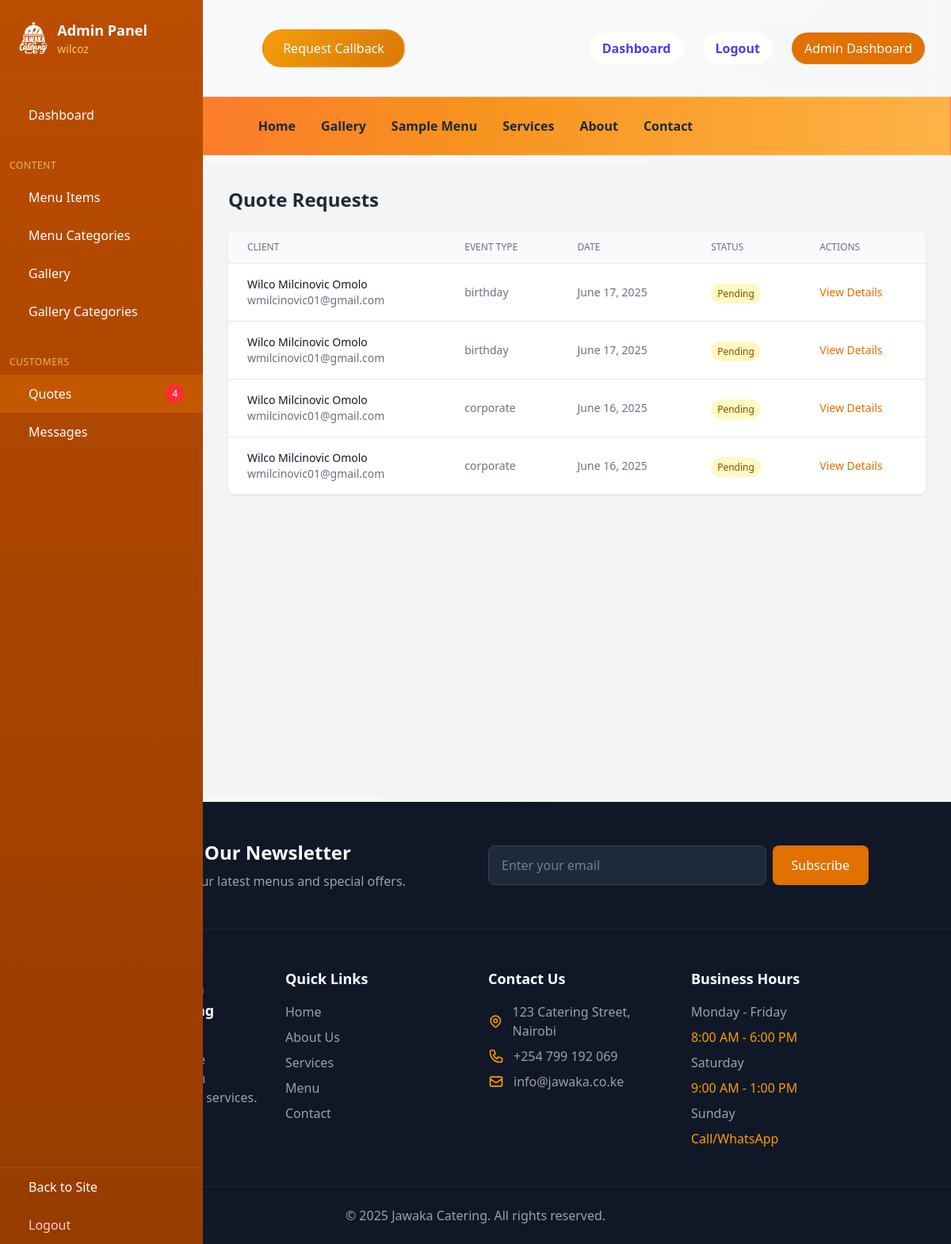
Screenshot of /custom-admin/quotes/ (signed in) with the database file from the repository.
### japp/models.py (models this page shows, shortened)
class QuoteRequest(models.Model):
    STATUS_CHOICES = [
        ('pending', 'Pending'),
        ('in_review', 'In Review'),
        ('quoted', 'Quoted'),
        ('accepted', 'Accepted'),
        ('declined', 'Declined')
    ]
    EVENT_TYPE_CHOICES = [
        ('wedding', 'Wedding'),
        ('corporate', 'Corporate Event'),
        ('birthday', 'Birthday Party'),
        ('private', 'Private Party'),
        ('other', 'Other')
    ]
    name = models.CharField(max_length=100)
    email = models.EmailField()
    phone = models.CharField(max_length=15)
    event_type = models.CharField(max_length=20, choices=EVENT_TYPE_CHOICES)
    event_date = models.DateField()
    event_time = models.TimeField()
    guest_count = models.IntegerField()
    venue = models.CharField(max_length=200)
    dietary_restrictions = models.TextField(blank=True)
    preferred_menu_items = models.TextField(blank=True)
    special_requests = models.TextField(blank=True)
    budget_range = models.CharField(max_length=50)
    status = models.CharField(max_length=20, choices=STATUS_CHOICES, default='pending')
    created_at = models.DateTimeField(auto_now_add=True)
    updated_at = models.DateTimeField(auto_now=True)
    user = models.ForeignKey(User, on_delete=models.SET_NULL, null=True, blank=True)
    class Meta:
        ordering = ['-created_at']

### japp/views.py (the view)
# urls.py: path('custom-admin/quotes/', views.admin_quotes, name='admin_quotes'),
@staff_member_required
def admin_quotes(request):
    quotes = QuoteRequest.objects.all().order_by('-created_at')
    context = {
        'active_tab': 'quotes',
        'quotes': quotes,
        'pending_quotes_count': quotes.filter(status='pending').count()
    }
    return render(request, 'japp/admin/quotes.html', context)

### japp/templates/japp/admin/quotes.html
{% extends 'base.html' %}
{% load static %}
{% block content %}
<div class="min-h-screen bg-gray-100">
    {% include 'japp/admin/includes/sidebar.html' with active_tab='quotes' %}
    <div class="ml-64 p-8">
        <h1 class="text-2xl font-bold text-gray-800 mb-6">Quote Requests</h1>
        <div class="bg-white rounded-lg shadow-sm overflow-hidden">
            <div class="overflow-x-auto">
                <table class="min-w-full divide-y divide-gray-200">
                    <thead class="bg-gray-50">
                        <tr>
                            <th class="px-6 py-3 text-left text-xs font-medium text-gray-500 uppercase">Client</th>
                            <th class="px-6 py-3 text-left text-xs font-medium text-gray-500 uppercase">Event Type</th>
                            <th class="px-6 py-3 text-left text-xs font-medium text-gray-500 uppercase">Date</th>
                            <th class="px-6 py-3 text-left text-xs font-medium text-gray-500 uppercase">Status</th>
                            <th class="px-6 py-3 text-left text-xs font-medium text-gray-500 uppercase">Actions</th>
                        </tr>
                    </thead>
                    <tbody class="bg-white divide-y divide-gray-200">
                        {% for quote in quotes %}
                            <tr>
                                <td class="px-6 py-4 whitespace-nowrap">
                                    <div class="text-sm font-medium text-gray-900">{{ quote.name }}</div>
                                    <div class="text-sm text-gray-500">{{ quote.email }}</div>
                                </td>
                                <td class="px-6 py-4 whitespace-nowrap text-sm text-gray-500">
                                    {{ quote.event_type }}
                                </td>
                                <td class="px-6 py-4 whitespace-nowrap text-sm text-gray-500">
                                    {{ quote.event_date }}
                                </td>
                                <td class="px-6 py-4 whitespace-nowrap">
                                    <span class="px-2 py-1 text-xs rounded-full
                                        {% if quote.status == 'pending' %}bg-yellow-100 text-yellow-800
                                        {% elif quote.status == 'reviewed' %}bg-blue-100 text-blue-800
                                        {% elif quote.status == 'accepted' %}bg-green-100 text-green-800
                                        {% else %}bg-red-100 text-red-800{% endif %}">
                                        {{ quote.get_status_display }}
                                    </span>
                                </td>
                                <td class="px-6 py-4 whitespace-nowrap text-sm">
                                    <a href="{% url 'japp:admin_quote_detail' quote.id %}"
                                       class="text-amber-600 hover:text-amber-900">View Details</a>
                                </td>
                            </tr>
                        {% empty %}
                            <tr>
                                <td colspan="5" class="px-6 py-4 text-center text-gray-500">
                                    No quote requests found.
                                </td>
                            </tr>
                        {% endfor %}
                    </tbody>
                </table>
            </div>
        </div>
    </div>
</div>
{% endblock %}

### japp/templates/japp/admin/includes/sidebar.html (shortened to what this page needs)
{% load static %}
<div class="fixed inset-y-0 left-0 w-64 bg-gradient-to-b from-amber-700 to-amber-800 text-white z-30">
    <div class="p-6 border-b border-amber-600/30">
        <a href="{% url 'japp:home' %}" class="flex items-center space-x-3">
            <img src="{% static 'images/branding/logo.png' %}" alt="Jawaka Catering" class="h-10 w-auto brightness-0 invert">
            <div>
                <h2 class="text-lg font-bold">Admin Panel</h2>
                <p class="text-sm text-amber-200/80">{{ request.user.get_full_name|default:request.user.username }}</p>
            </div>
        </a>
    </div>
    <nav class="mt-6">
        <a href="{% url 'japp:admin_dashboard' %}"
           class="flex items-center px-6 py-3 hover:bg-amber-600/30 {% if active_tab == 'dashboard' %}bg-amber-600/40{% endif %} transition-colors duration-200">
            <span>Dashboard</span>
        </a>
        <div class="px-3 py-2 text-xs text-amber-200/70 uppercase tracking-wider mt-6 font-medium">Content</div>
        <a href="{% url 'japp:admin_menu' %}"
           class="flex items-center px-6 py-3 hover:bg-amber-600/30 {% if active_tab == 'menu' %}bg-amber-600/40{% endif %} transition-colors duration-200">
            <span>Menu Items</span>
        </a>
        <a href="{% url 'japp:admin_menu_categories' %}"
           class="flex items-center px-6 py-3 hover:bg-amber-600/30 {% if active_tab == 'menu_categories' %}bg-amber-600/40{% endif %} transition-colors duration-200">
            <span>Menu Categories</span>
        </a>
        <a href="{% url 'japp:admin_gallery' %}"
           class="flex items-center px-6 py-3 hover:bg-amber-600/30 {% if active_tab == 'gallery' %}bg-amber-600/40{% endif %} transition-colors duration-200">
            <span>Gallery</span>
        </a>
        <a href="{% url 'japp:admin_gallery_categories' %}"
           class="flex items-center px-6 py-3 hover:bg-amber-600/30 {% if active_tab == 'gallery_categories' %}bg-amber-600/40{% endif %} transition-colors duration-200">
            <span>Gallery Categories</span>
        </a>
        <div class="px-3 py-2 text-xs text-amber-200/70 uppercase tracking-wider mt-6 font-medium">Customers</div>
        <a href="{% url 'japp:admin_quotes' %}"
           class="flex items-center px-6 py-3 hover:bg-amber-600/30 {% if active_tab == 'quotes' %}bg-amber-600/40{% endif %} transition-colors duration-200">
            <span>Quotes</span>
            {% if pending_quotes_count %}
                <span class="ml-auto bg-red-500 text-white text-xs px-2 py-1 rounded-full">{{ pending_quotes_count }}</span>
            {% endif %}
        </a>
        <a href="{% url 'japp:admin_contacts' %}"
           class="flex items-center px-6 py-3 hover:bg-amber-600/30 {% if active_tab == 'contacts' %}bg-amber-600/40{% endif %} transition-colors duration-200">
            <span>Messages</span>
        </a>
        <div class="absolute bottom-0 left-0 right-0 border-t border-amber-600/30">
            <a href="{% url 'japp:home' %}"
               class="flex items-center px-6 py-3 hover:bg-amber-600/30 transition-colors duration-200">
                <span>Back to Site</span>
            </a>
            <a href="{% url 'users:logout' %}"
               class="flex items-center px-6 py-3 hover:bg-red-500/20 text-red-200 transition-colors duration-200">
                <span>Logout</span>
            </a>
        </div>
    </nav>
</div>

### rows the page displays
QuoteRequest: name "Wilco Milcinovic Omolo", email "wmilcinovic01@gmail.com", event_type "birthday", event_date "June 17, 2025", status "Pending"
QuoteRequest: name "Wilco Milcinovic Omolo", email "wmilcinovic01@gmail.com", event_type "birthday", event_date "June 17, 2025", status "Pending"
QuoteRequest: name "Wilco Milcinovic Omolo", email "wmilcinovic01@gmail.com", event_type "corporate", event_date "June 16, 2025", status "Pending"
QuoteRequest: name "Wilco Milcinovic Omolo", email "wmilcinovic01@gmail.com", event_type "corporate", event_date "June 16, 2025", status "Pending"

### other values shown
{{ request.user.get_full_name|default:request.user.username }} "wilcoz"
{{ pending_quotes_count }} "4"
